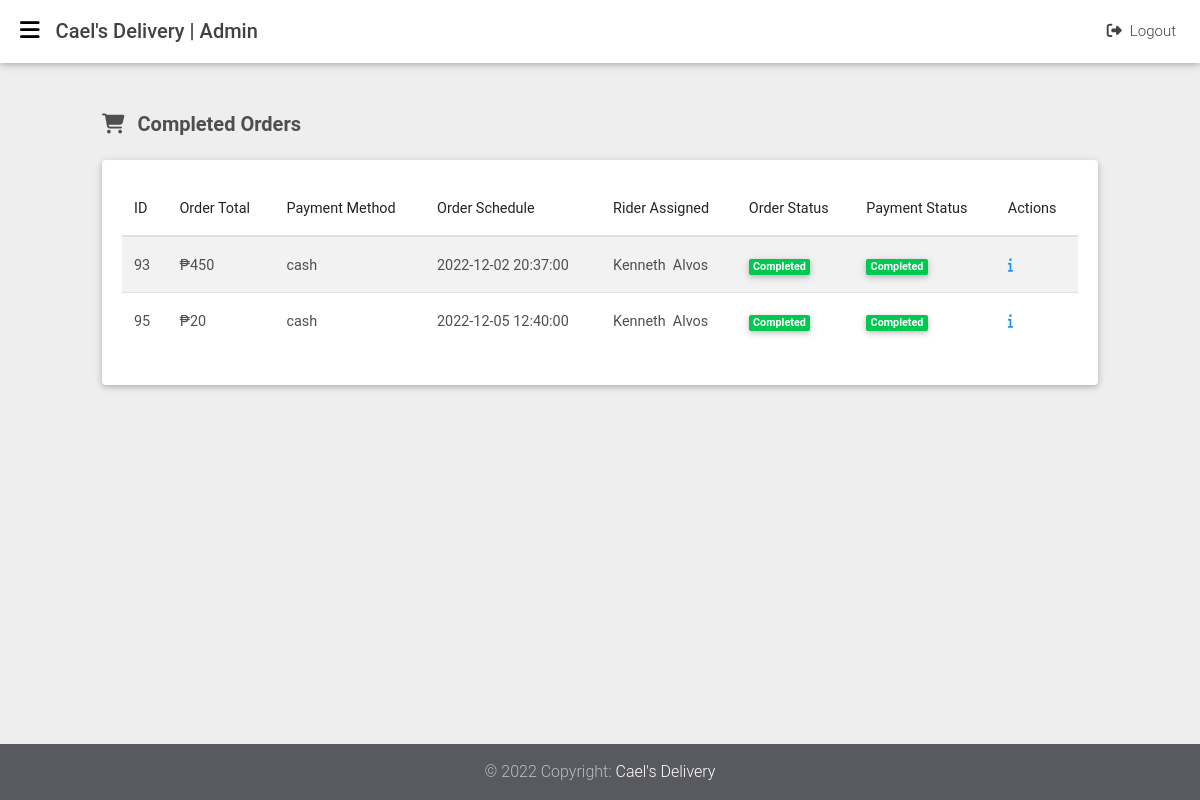
The page /orders/completed (signed in) on the database as committed earlier.
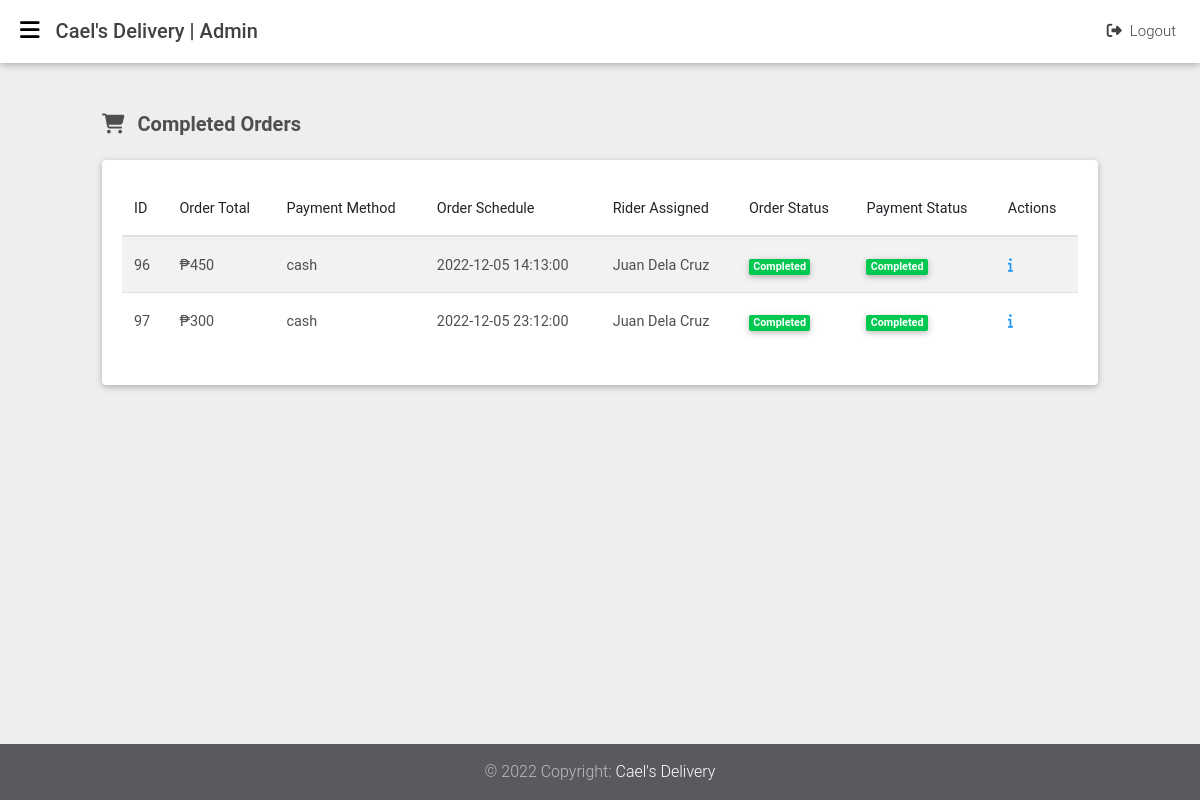
The same page on the database as committed later.
### tables this page shows
CREATE TABLE `orders` (
  `order_id` int(11) NOT NULL,
  `order_schedule` datetime NOT NULL,
  `user_id` int(11) NOT NULL,
  `rider_id` int(11) NOT NULL,
  `shipping_id` int(11) NOT NULL,
  `payment_id` int(11) NOT NULL,
  `order_total` varchar(255) NOT NULL,
  `order_status` int(11) NOT NULL,
  `created_at` datetime NOT NULL DEFAULT current_timestamp()
);

CREATE TABLE `payments` (
  `payment_id` int(11) NOT NULL,
  `payment_method` varchar(255) NOT NULL,
  `payment_status` int(11) NOT NULL DEFAULT 0,
  `shipping_id` int(11) NOT NULL,
  `created_at` datetime NOT NULL DEFAULT current_timestamp()
);

CREATE TABLE `riders` (
  `rider_id` int(11) NOT NULL,
  `rider_first_name` varchar(255) NOT NULL,
  `rider_last_name` varchar(255) NOT NULL,
  `rider_email` varchar(255) NOT NULL,
  `rider_contact` varchar(255) NOT NULL,
  `rider_address` text NOT NULL,
  `rider_city` varchar(255) NOT NULL,
  `rider_image` varchar(255) NOT NULL DEFAULT 'default_avatar.png',
  `created_at` datetime NOT NULL DEFAULT current_timestamp()
);

### app/libraries/Core.php (called while the page is built, shortened)
<?php
class Core
{
  protected $currentMethod = 'index';
  public function __construct()
  {
    $url = $this->getUrl();
    if (isset($url[0])) {
      if (file_exists('../app/controllers/' . ucwords($url[0]) . '.php')) {
        unset($url[0]);
      }
    }
    $this->currentController = new $this->currentController;
    if (isset($url[1])) {
      if (method_exists($this->currentController, $url[1])) {
        $this->currentMethod = $url[1];
        unset($url[1]);
      }
    }
    $this->params = $url ? array_values($url) : [];
    call_user_func_array([$this->currentController, $this->currentMethod], $this->params);
  }
  public function getUrl()
  {
    if (isset($_GET['url'])) {
      $url = rtrim($_GET['url'], '/');
      $url = filter_var($url, FILTER_SANITIZE_URL);
      $url = explode('/', $url);
      return $url;
    }
  }
}

### public/index.php (called while the page is built, shortened)
<?php
$init = new Core;

### app/libraries/Database.php (called while the page is built, shortened)
<?php
class Database
{
	private $host = DB_HOST;
	private $user = DB_USER;
	private $pass = DB_PASS;
	private $dbname = DB_NAME;
	private $dbh;
	private $stmt;
	public function __construct()
	{
		$dsn = 'mysql:host=' . $this->host . ';dbname=' . $this->dbname;
		$options = array(
			PDO::ATTR_PERSISTENT => true,
			PDO::ATTR_ERRMODE => PDO::ERRMODE_EXCEPTION
		);
		try {
			$this->dbh = new PDO($dsn, $this->user, $this->pass, $options);
		}
		catch (PDOException $e) {
			$this->error = $e->getMessage();
		}
	}
	public function query($query)
	{
		$this->stmt = $this->dbh->prepare($query);
	}
	public function execute()
	{
		return $this->stmt->execute();
	}
	public function resultset()
	{
		$this->execute();
		return $this->stmt->fetchAll(PDO::FETCH_OBJ);
	}
}

### app/models/Order.php (called while the page is built, shortened)
<?php
class Order
{
  private $db;
  public function __construct()
  {
    $this->db = new Database;
  }
  public function getAllCompletedOrders()
  {
    $this->db->query("SELECT *,
                      orders.order_id as orderID,
                      users.user_id as userID,
                      shippings.shipping_id as shippingID,
                      payments.payment_id as paymentID,
                      orders.order_total as orderTotal,
                      orders.order_status as orderStatus
                      FROM orders
                      INNER JOIN users
                      ON orders.user_id = users.user_id
                      INNER JOIN shippings
                      ON orders.shipping_id = shippings.shipping_id
                      INNER JOIN payments
                      ON orders.payment_id = payments.payment_id
                      INNER JOIN riders
                      ON orders.rider_id = riders.rider_id
                      WHERE
                      orders.order_status = 2
                      AND payments.payment_status = 1
                      ORDER BY orders.created_at ASC;");
    $results = $this->db->resultSet();
    return $results;
  }
}

### app/views/orders/completed.php (the view, shortened to what the changed rows need)
<?php require APPROOT . '/views/admins/inc/header.php'; ?>
<main class="vh-100">
  <div class="container-fluid">
    <div class="col-md-12">
      <div class="card">
        <div class="card-body">
          <div class="table-responsive">
            <table id="myTable" class="table table-striped display" cellspacing="0" width="100%">
              <thead>
                <tr>
                  <th>ID</th>
                  <th>Order Total</th>
                  <th>Payment Method</th>
                  <th>Order Schedule</th>
                  <th>Rider Assigned</th>
                  <th>Order Status</th>
                  <th>Payment Status</th>
                  <th>Actions</th>
                </tr>
              </thead>
              <tbody>
                <?php foreach ($data['orders'] as $order) : ?>
                  <tr>
                    <td><?php echo $order->order_id; ?></td>
                    <td>&#8369;<?php echo $order->order_total; ?></td>
                    <td><?php echo $order->payment_method; ?></td>
                    <td><?php echo $order->order_schedule; ?></td>
                    <td>
                      <?php if ($order->rider_id == 0) : ?>
                        <span class="badge badge-warning">Pending</span>
                      <?php else : ?>
                        <?php echo $order->rider_first_name ?>&nbsp;<?php echo $order->rider_last_name ?>
                      <?php endif; ?>
                    </td>
                    <td>
                      <?php
                      if ($order->order_status == 0) {
                        echo '<span class="badge badge-warning">Pending</span>';
                      } elseif ($order->order_status == 1) {
                        echo '<span class="badge badge-default">On Delivery</span>';
                      } elseif ($order->order_status == 2) {
                        echo '<span class="badge badge-success">Completed</span>';
                      } elseif ($order->order_status == 3) {
                        echo '<span class="badge badge-danger">Cancelled</span>';
                      }
                      ?>
                    </td>
                    <td>
                      <?php
                      if ($order->payment_status == 0) {
                        echo '<span class="badge badge-warning">Pending</span>';
                      } elseif ($order->payment_status == 1) {
                        echo '<span class="badge badge-success">Completed</span>';
                      } elseif ($order->payment_status == 2) {
                        echo '<span class="badge badge-danger">Cancelled</span>';
                      }
                      ?>
                    </td>
                    <td>
                      <a href="<?php echo URLROOT; ?>/orders/details/<?php echo $order->order_id; ?>"><i class="fa-solid fa-info blue-text" data-toggle="tooltip" data-placement="top" title="View Order Details"></i>
                      </a>
                    </td>
                  </tr>
                <?php endforeach; ?>
              </tbody>
            </table>
          </div>
        </div>
      </div>
    </div>
  </div>
</main>
<?php require APPROOT . '/views/admins/inc/footer.php'; ?>

Rows that differ between the two databases and show on the page:
removed orders: order_id "93", order_total "450", payment.payment_method "cash", order_schedule "2022-12-02 20:37:00", rider.rider_first_name "Kenneth", rider.rider_last_name "Alvos", order_status "Completed"
removed orders: order_id "95", order_total "20", payment.payment_method "cash", order_schedule "2022-12-05 12:40:00", rider.rider_first_name "Kenneth", rider.rider_last_name "Alvos", order_status "Completed"
added orders: order_id "96", order_total "450", payment.payment_method "cash", order_schedule "2022-12-05 14:13:00", rider.rider_first_name "Juan", rider.rider_last_name "Dela Cruz", order_status "Completed"
added orders: order_id "97", order_total "300", payment.payment_method "cash", order_schedule "2022-12-05 23:12:00", rider.rider_first_name "Juan", rider.rider_last_name "Dela Cruz", order_status "Completed"
